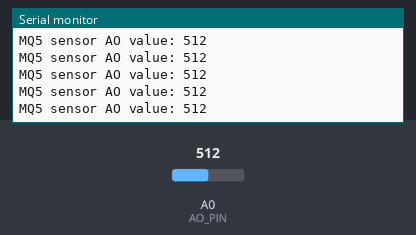
Bench run of a sketch on a simulated Arduino Uno, built with avr-gcc and run on an emulated ATmega328P. Parts: the last lines printed to the serial monitor. The inputs (shaded band) are chosen by the test bench; at power-on: A0 (AO_PIN) = 512.

Above: at 6.2 s.
6.3 s: A0 (AO_PIN) set to 716
At 7.3 s:
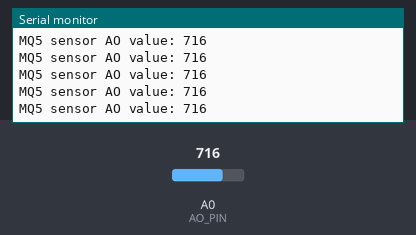
9.3 s: A0 (AO_PIN) set to 900
At 10.0 s:
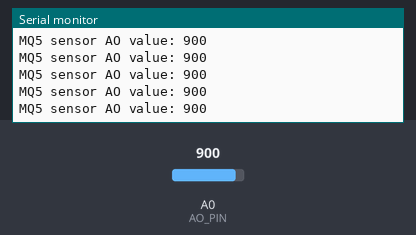
Timing chart, 0 to 12.3 s (numbered marks = the images above; inputs shaded):
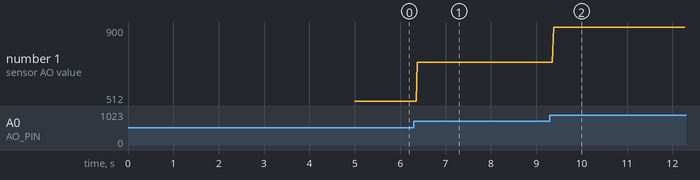

Measured:
- after the input at 6.3 s, the serial monitor: prints a new line after 0.08 s (image 1)
- after the input at 9.3 s, the serial monitor: prints a new line after 0.08 s (image 2)
- plotted number 1: 512 → 716 after the input at 6.3 s, 716 → 900 after the input at 9.3 s

The sketch:

Gas_sensor.ino
```cpp
#define AO_PIN A0  // NodeMcu's pin connected to AO pin of the Gas sensor

void setup() {
  // initialize serial communication
  Serial.begin(9600);
  Serial.println("Warming up the sensor");
  delay(5000);  // wait for the sensor to warm up
}

void loop() {
  int gasValue = analogRead(AO_PIN);

  Serial.print("MQ5 sensor AO value: ");
  Serial.println(gasValue); //Prints gas value
}
```
